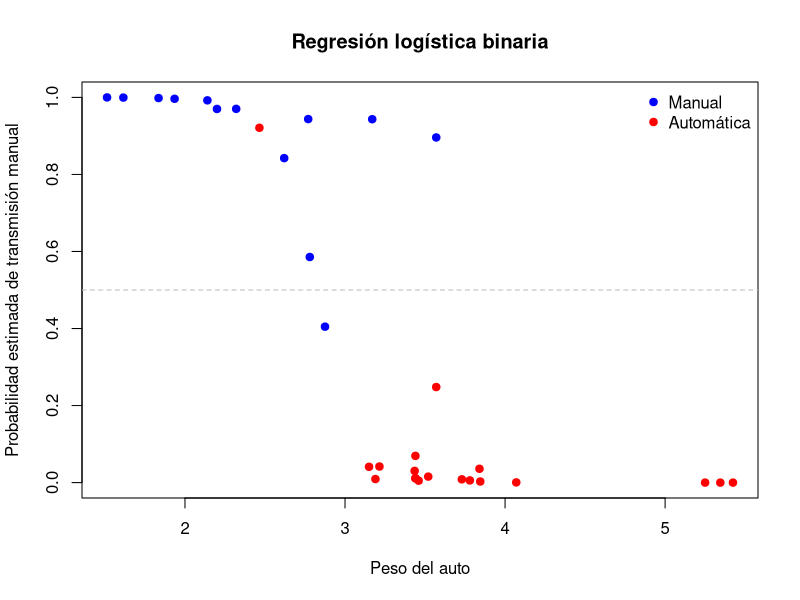
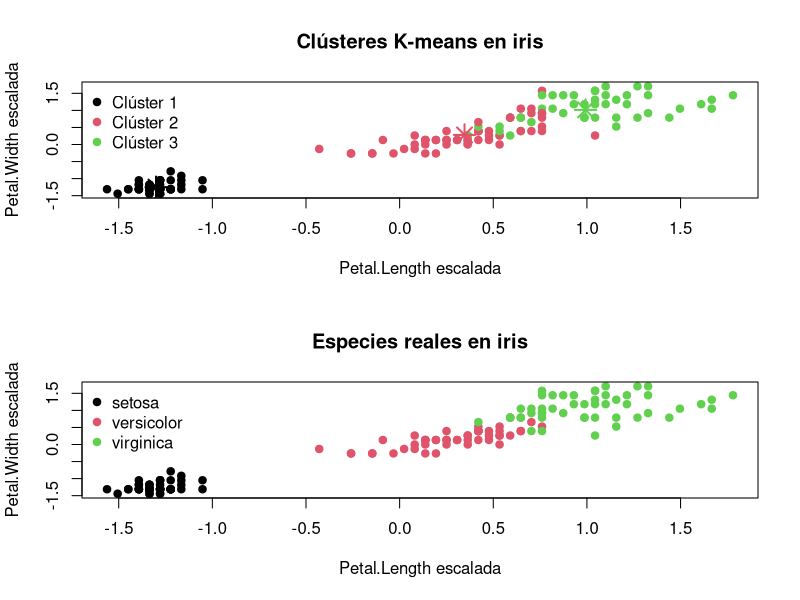
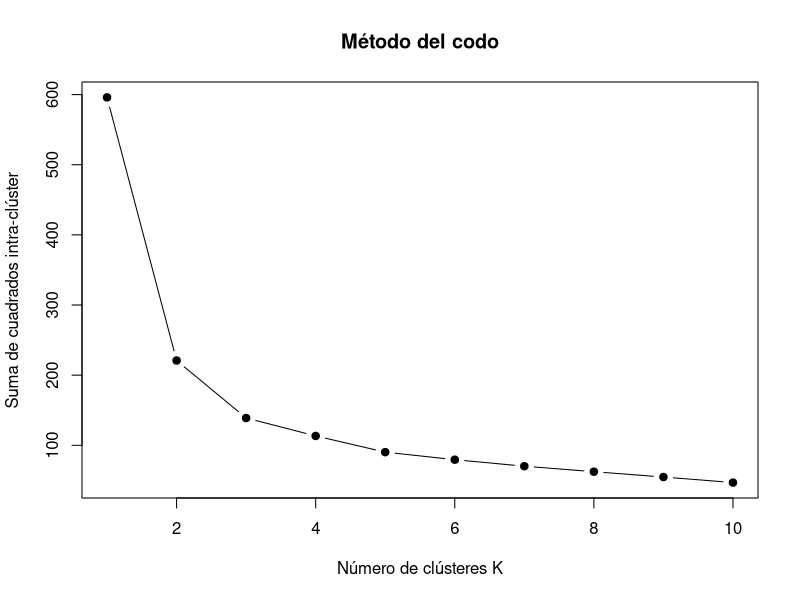
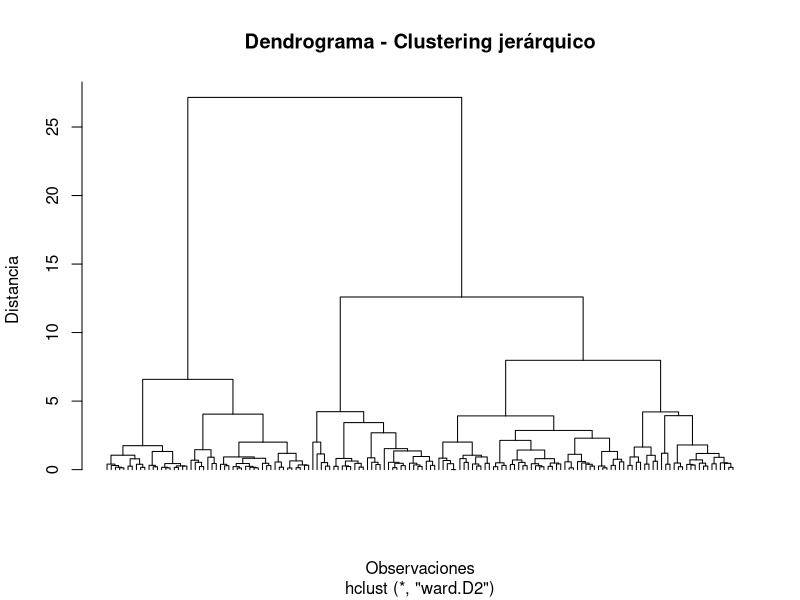
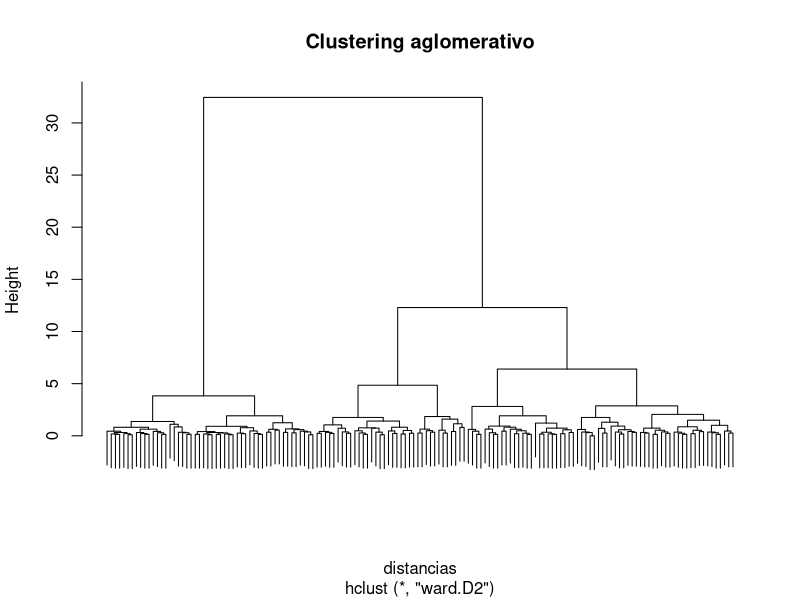
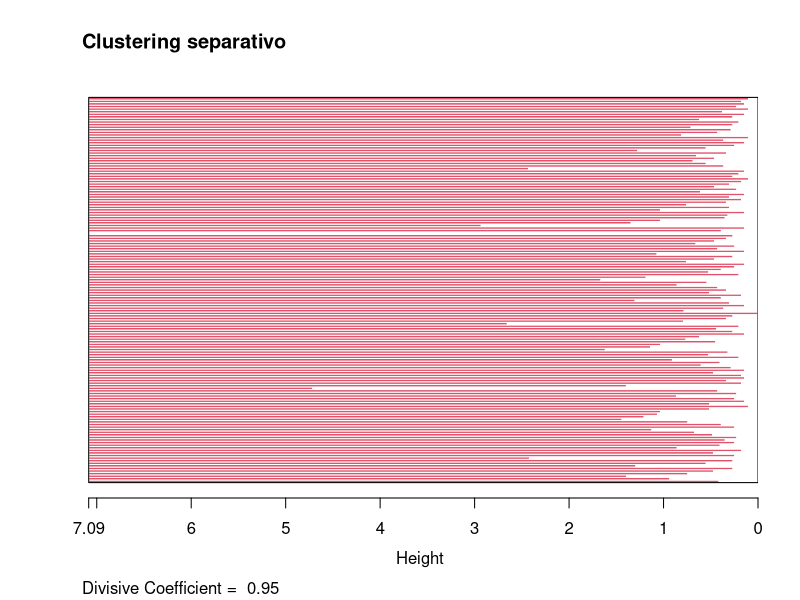
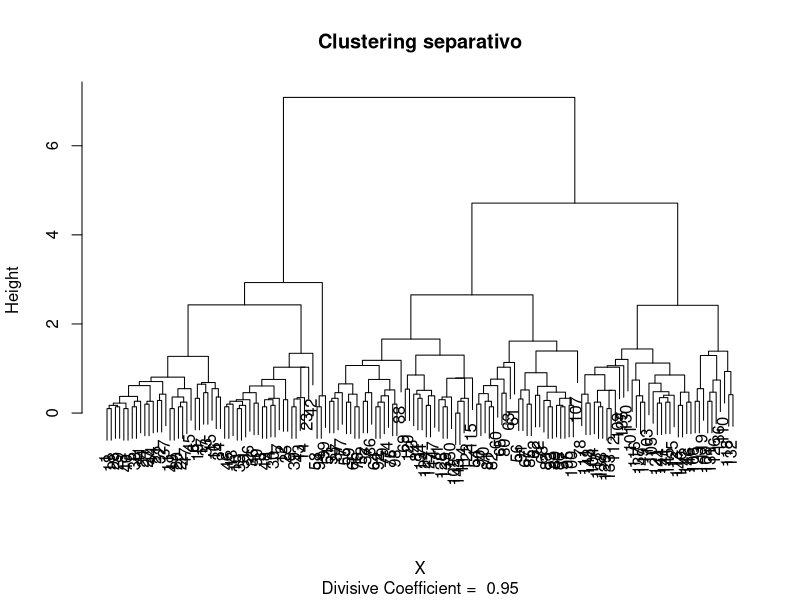
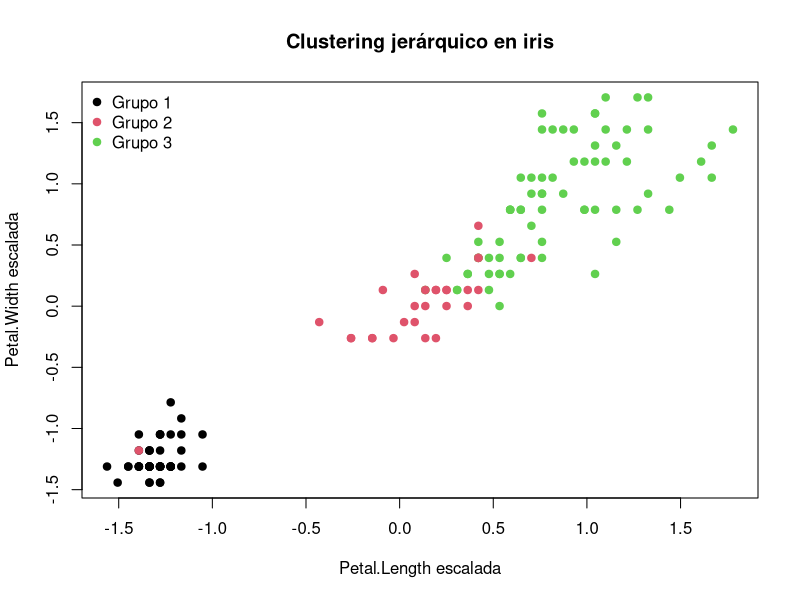

Source code (R) for these figures, in order:
###############################################################
# REGRESIÓN LOGÍSTICA BINARIA
# Ejemplo con la base mtcars
###############################################################

# -------------------------------------------------------------
# 1. Cargar y revisar la base
# -------------------------------------------------------------

data(mtcars)

head(mtcars)
str(mtcars)

# En mtcars, la variable am indica el tipo de transmisión:
# am = 0: automática
# am = 1: manual

table(mtcars$am)


# -------------------------------------------------------------
# 2. Ajustar el modelo logístico binario
# -------------------------------------------------------------

# Queremos modelar:
# P(am = 1 | wt, hp)
#
# Es decir, la probabilidad de que un auto tenga transmisión manual
# en función de su peso y potencia.

modelo_log <- glm(am ~ wt + hp,
                  data = mtcars,
                  family = binomial)


summary(modelo_log)


# -------------------------------------------------------------
# 3. Interpretar los coeficientes
# -------------------------------------------------------------

# Coeficientes en escala logit
coef(modelo_log)

# Odds ratios
exp(coef(modelo_log))

# Interpretación general:
# - Si el odds ratio es mayor que 1, aumenta la razón de posibilidades
#   de transmisión manual.
# - Si el odds ratio es menor que 1, disminuye la razón de posibilidades
#   de transmisión manual.
#
# Importante:
# El odds ratio afecta los odds, no directamente la probabilidad.


# -------------------------------------------------------------
# 4. Obtener probabilidades estimadas
# -------------------------------------------------------------

# Probabilidad estimada de transmisión manual para cada auto
probabilidades <- predict(modelo_log,
                          type = "response")

probabilidades

# Agregamos las probabilidades a la base
mtcars$prob_manual <- probabilidades

head(mtcars[, c("am", "wt", "hp", "prob_manual")])


# -------------------------------------------------------------
# 5. Clasificar usando un punto de corte
# -------------------------------------------------------------

# Usamos c = 0.50 como punto de corte.
# Si la probabilidad estimada es >= 0.50, clasificamos como manual.

mtcars$pred_manual <- ifelse(mtcars$prob_manual >= 0.50, 1, 0)

head(mtcars[, c("am", "prob_manual", "pred_manual")])


# -------------------------------------------------------------
# 6. Matriz de confusión
# -------------------------------------------------------------

matriz_confusion <- table(Real = mtcars$am,
                          Predicho = mtcars$pred_manual)

matriz_confusion


# -------------------------------------------------------------
# 7. Exactitud del modelo
# -------------------------------------------------------------

accuracy <- sum(diag(matriz_confusion)) / sum(matriz_confusion)

accuracy


# -------------------------------------------------------------
# 8. Sensibilidad y especificidad
# -------------------------------------------------------------

# En este ejemplo:
# Positivo = transmisión manual = 1
# Negativo = transmisión automática = 0

VP <- matriz_confusion["1", "1"]
VN <- matriz_confusion["0", "0"]
FP <- matriz_confusion["0", "1"]
FN <- matriz_confusion["1", "0"]

sensibilidad <- VP / (VP + FN)
especificidad <- VN / (VN + FP)

sensibilidad
especificidad


# -------------------------------------------------------------
# 9. Predicción para un nuevo auto
# -------------------------------------------------------------

# Supongamos un auto con:
# wt = 2.8 miles de libras
# hp = 120 caballos de fuerza

nuevo_auto <- data.frame(wt = 2.8,
                         hp = 120)

prob_nuevo <- predict(modelo_log,
                      newdata = nuevo_auto,
                      type = "response")

prob_nuevo

# Clasificación del nuevo auto

ifelse(prob_nuevo >= 0.50, "Manual", "Automática")


# -------------------------------------------------------------
# 10. Gráfico simple de probabilidades
# -------------------------------------------------------------

plot(mtcars$wt,
     mtcars$prob_manual,
     pch = 19,
     col = ifelse(mtcars$am == 1, "blue", "red"),
     xlab = "Peso del auto",
     ylab = "Probabilidad estimada de transmisión manual",
     main = "Regresión logística binaria")

abline(h = 0.50,
       lty = 2,
       col = "gray")

legend("topright",
       legend = c("Manual", "Automática"),
       col = c("blue", "red"),
       pch = 19,
       bty = "n")

###############################################
# LDA
###############################################

library(MASS)

data(iris)

# Usamos solo dos especies y dos variables para visualizar
datos <- subset(iris, Species != "setosa")
datos$Species <- droplevels(datos$Species)

modelo_lda <- lda(Species ~ Petal.Length + Petal.Width,
                  data = datos)

# Malla para dibujar regiones
x_seq <- seq(min(datos$Petal.Length) - 0.5,
             max(datos$Petal.Length) + 0.5,
             length.out = 200)

y_seq <- seq(min(datos$Petal.Width) - 0.5,
             max(datos$Petal.Width) + 0.5,
             length.out = 200)

grid <- expand.grid(Petal.Length = x_seq,
                    Petal.Width = y_seq)

pred <- predict(modelo_lda, newdata = grid)$class

# Guardar imagen
png("lda_boundary.png", width = 900, height = 700, res = 120)

plot(grid$Petal.Length, grid$Petal.Width,
     col = ifelse(pred == "versicolor", "#A6CEE3", "#FDBF6F"),
     pch = 15,
     cex = 0.6,
     xlab = "Petal Length",
     ylab = "Petal Width",
     main = "Frontera de decisión LDA")

points(datos$Petal.Length, datos$Petal.Width,
       col = ifelse(datos$Species == "versicolor", "blue", "red"),
       pch = 19)

legend("topleft",
       legend = levels(datos$Species),
       col = c("blue", "red"),
       pch = 19,
       bty = "n")

dev.off()

###############################################################
# UNIDAD 3: INTRODUCCIÓN AL ANÁLISIS DE CLÚSTER
# Curso: Estadística para Datos Multivariantes
# Base de datos: iris
###############################################################

# -------------------------------------------------------------
# 1. Cargar la base de datos
# -------------------------------------------------------------

data(iris)

# Revisar las primeras filas
head(iris)

# Revisar la estructura de la base
str(iris)

# Tabla de frecuencias de la variable Species
# Esta variable NO será usada para construir los clústeres.
# Solo se usará al final para comparar.
table(iris$Species)


# -------------------------------------------------------------
# 2. Seleccionar variables cuantitativas
# -------------------------------------------------------------

# Usaremos solo las cuatro variables numéricas de iris
X <- iris[, 1:4]

# Revisar resumen descriptivo
summary(X)


# -------------------------------------------------------------
# 3. Escalar las variables
# -------------------------------------------------------------

# En clustering es importante escalar, porque las variables
# pueden tener unidades o rangos diferentes.
# scale() transforma cada variable a media 0 y desviación estándar 1.

X_scaled <- scale(X)

# Verificar medias aproximadas a 0
round(apply(X_scaled, 2, mean), 3)

# Verificar desviaciones estándar iguales a 1
round(apply(X_scaled, 2, sd), 3)


# -------------------------------------------------------------
# 4. Aplicar K-means
# -------------------------------------------------------------

# Fijamos una semilla para que los resultados sean reproducibles
set.seed(123)

# Aplicamos K-means con 3 clústeres
# En este ejemplo usamos 3 porque iris tiene 3 especies,
# pero el algoritmo no conoce esas etiquetas.
km <- kmeans(X_scaled,
             centers = 3,
             nstart = 25)

# Ver los centros de los clústeres
km$centers

# Ver cuántas observaciones hay en cada clúster
km$size

# Ver la asignación de clúster para las primeras observaciones
head(km$cluster)


# -------------------------------------------------------------
# 5. Comparar clústeres con especies reales
# -------------------------------------------------------------

# K-means no usa Species para formar grupos.
# Esta tabla solo permite comparar los clústeres encontrados
# con las especies reales de la base iris.

table(Cluster = km$cluster,
      Especie = iris$Species)


# -------------------------------------------------------------
# 6. Visualizar clústeres usando dos variables
# -------------------------------------------------------------
par(mfrow = c(2, 1))
plot(X_scaled[, "Petal.Length"],
     X_scaled[, "Petal.Width"],
     col = km$cluster,
     pch = 19,
     xlab = "Petal.Length escalada",
     ylab = "Petal.Width escalada",
     main = "Clústeres K-means en iris")

# Agregar los centros de los clústeres
points(km$centers[, "Petal.Length"],
       km$centers[, "Petal.Width"],
       col = 1:3,
       pch = 8,
       cex = 2,
       lwd = 2)

legend("topleft",
       legend = paste("Clúster", 1:3),
       col = 1:3,
       pch = 19,
       bty = "n")


# -------------------------------------------------------------
# 7. Comparar visualmente con las especies reales
# -------------------------------------------------------------

plot(X_scaled[, "Petal.Length"],
     X_scaled[, "Petal.Width"],
     col = iris$Species,
     pch = 19,
     xlab = "Petal.Length escalada",
     ylab = "Petal.Width escalada",
     main = "Especies reales en iris")

legend("topleft",
       legend = levels(iris$Species),
       col = 1:3,
       pch = 19,
       bty = "n")

par(mfrow = c(1, 1))
# -------------------------------------------------------------
# 8. Elegir número de clústeres: método del codo
# -------------------------------------------------------------

# Calculamos la suma de cuadrados intra-clúster para varios valores de k

wss <- numeric(10)

for (k in 1:10) {
  modelo_k <- kmeans(X_scaled,
                     centers = k,
                     nstart = 25)
  
  wss[k] <- modelo_k$tot.withinss
}

# Gráfico del método del codo
plot(1:10,
     wss,
     type = "b",
     pch = 19,
     xlab = "Número de clústeres K",
     ylab = "Suma de cuadrados intra-clúster",
     main = "Método del codo")


# -------------------------------------------------------------
# 9. Clustering jerárquico
# -------------------------------------------------------------

# Calculamos una matriz de distancias euclidianas
distancias <- dist(X_scaled,
                   method = "euclidean")

# Aplicamos clustering jerárquico con método de Ward
hc <- hclust(distancias,
             method = "ward.D2")

# Dendrograma
plot(hc,
     labels = FALSE,
     hang = -1,
     main = "Dendrograma - Clustering jerárquico",
     xlab = "Observaciones",
     ylab = "Distancia")

# Cortamos el dendrograma en 3 grupos
grupos_hc <- cutree(hc, k = 3)

# Comparación con especies reales
table(Cluster = grupos_hc,
      Especie = iris$Species)

# ¿Qué pasa si no se escala la variable?

# -------------------------------------------------------------
# extra. Tipos de clustering
# -------------------------------------------------------------

# Aglomerativo
distancias <- dist(X)
hc_aglo <- hclust(distancias,
                  method = "ward.D2")
plot(hc_aglo,
     labels = FALSE,
     main = "Clustering aglomerativo")
# Separativo
library(cluster)
hc_sep <- diana(X)
plot(hc_sep,
     main = "Clustering separativo")

# -------------------------------------------------------------
# 10. Visualización del clustering jerárquico
# -------------------------------------------------------------

plot(X_scaled[, "Petal.Length"],
     X_scaled[, "Petal.Width"],
     col = grupos_hc,
     pch = 19,
     xlab = "Petal.Length escalada",
     ylab = "Petal.Width escalada",
     main = "Clustering jerárquico en iris")

legend("topleft",
       legend = paste("Grupo", 1:3),
       col = 1:3,
       pch = 19,
       bty = "n")


# -------------------------------------------------------------
# 11. Ideas para interpretar
# -------------------------------------------------------------

# Preguntas para discutir:
#
# 1. ¿K-means recupera bien las especies reales?
# 2. ¿Qué especie parece más fácil de separar?
# 3. ¿Qué especies se mezclan más?
# 4. ¿El número K = 3 parece razonable según el método del codo?
# 5. ¿Los resultados de K-means y clustering jerárquico son similares?
#
# Recordatorio:
# El análisis de clúster es no supervisado.
# Eso significa que busca grupos sin usar etiquetas previas.
